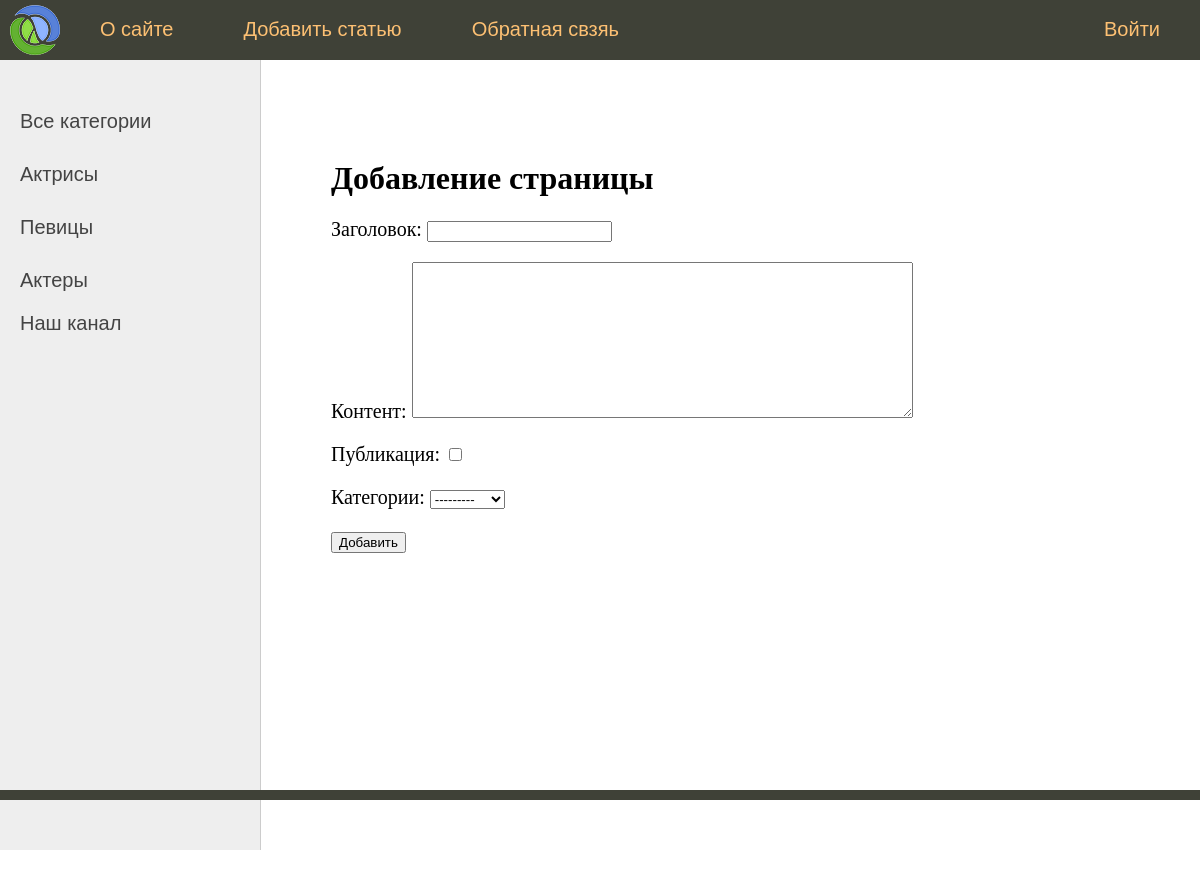
The page /addpage/ on the database its author committed.
### site1/models.py (models this page shows)
class Category(models.Model):
    name = models.CharField(max_length=100, db_index=True)
    def __str__(self):
        return self.name
    def get_absolute_url(self):
        return reverse('category', kwargs={'cat_id':self.pk})

### site1/views.py (the view)
# urls.py: path('addpage/', addpage , name='add_page'),
def addpage(request):
    if request.method == 'POST':
        form = AddPostForm(request.POST)
        if form.is_valid():
           try:
               siteq.objects.create(**form.cleaned_data)
               return redirect('home')
           except:
               form.add_error(None, 'ошибка при добавлении формы')
    else:
        form = AddPostForm()
    posts = siteq.objects.all()
    cats = Category.objects.all()
    return render(request, 'site1/addpage.html', {'menu': menu, 'form': form, 'title': 'Добавление страницы', 'posts':posts, 'cats': cats})

### site1/forms.py
class AddPostForm(forms.Form):
    title = forms.CharField(max_length = 255, label = 'Заголовок')
    content = forms.CharField(widget = forms.Textarea(attrs={'cols':60, 'rows': 10}), label= 'Контент')
    is_published = forms.BooleanField(label = 'Публикация', required=False)
    cat = forms.ModelChoiceField(queryset=Category.objects.all(), label= 'Категории')

### site1/templates/site1/addpage.html (shortened to what this page needs)
{% extends 'site1/base.html' %}
{% block content %}
<h1>{{title}}</h1>
<form action="{% url 'add_page' %}" method ='post'>
    {{ form.as_p }}
    <button type = 'submit'>Добавить</button>
</form>
{% endblock %}

### site1/templates/site1/base.html (shortened to what this page needs)
{% load static %}
<!DOCTYPE html>
<html>
<head>
	<link type="text/css" href="{% static 'site1/css/styles.css' %}" rel="stylesheet" />
</head>
<body>
<table class="table-page" border=0 cellpadding="0" cellspacing="0">
<tr><td valign=top>
{% block mainmenu %}
		<div class="header">
			<ul id="mainmenu" class="mainmenu">
			<li class="logo"><a href="{% url 'home' %}"><div class="logo"></div></a></li>
{% for m in menu %}
	{% if not forloop.last %}
			<li><a href="{% url m.url_name %}">{{m.title}}</a></li>
	{% else %}
			<li class="last"><a href="{% url m.url_name %}">{{m.title}}</a></li>
	{% endif %}
{% endfor %}
			</ul>
		</div>
{% endblock mainmenu %}
<table class="table-content" border=0 cellpadding="0" cellspacing="0">
<tr>
	<td valign="top" class="left-chapters">
	<ul id="leftchapters">
{% if cat_selected == 0 %}
		<li class="selected">Все категории</li>
{% else %}
		<li><a href="{% url 'home' %}">Все категории</a></li>
{% endif %}
{% for c in cats %}
	{% if c.pk == cat_selected %}
		<li class="selected">{{c.name}}</li>
	{% else %}
		<li><a href="{{ c.get_absolute_url }}">{{c.name}}</a></li>
	{% endif %}
{% endfor %}
		<p>Наш канал</p>
	</ul>
</td>
<td valign="top" class="content">
	<div class="content-text">
{% block content %}
{% endblock %}
	</div>
</td></tr></table>
</td></tr>
<tr><td valign=top>
	<div id="footer">
	</div>
</td></tr></table>
</body>
</html>

### site1/static/site1/css/styles.css (style rules this page uses)
html, body { font-family: 'Arial'; margin: 0; padding: 0; height: 100%; width: 100%; color: #444; }
a { color: #0059b2; text-decoration: none; }
.table-page { width: 100%; height: 100%; vertical-align: top; }
.table-page tr { height: 100%; }
.header { background: #3F4137; height: 60px; }
.logo { background: url('../images/logo.png') no-repeat 10px 5px; width: 70px; height: 60px; }
ul.mainmenu { list-style: none; margin: 0; padding: 0; height: 60px; color: #fdc073; font-size: 20px; overflow: hidden; }
ul.mainmenu li { float: left; margin: 18px 40px 0 30px; }
ul.mainmenu li.logo { margin: 0; }
ul.mainmenu li.last { float: right; }
ul.mainmenu li a { color: #fdc073; text-decoration: none; }
.table-content { width: 100%; min-height: 100%; height: 100%; }
.left-chapters { margin: 0; background: #eee; border-right: 1px solid #ccc; min-height: 100%; }
.left-chapters ul { width: 230px; min-height: 100%; margin: 0; padding: 20px 10px 10px 20px; list-style: none; font-size: 20px; }
.left-chapters ul li { margin: 30px 0 0 0; color: #999; }
.left-chapters ul li a { color: #444; text-decoration: none; }
.content { padding: 40px 20px 20px 40px; width: 100%; box-sizing: border-box; }
.content-text { margin: 60px 0 0 30px; color: #000; font-size: 20px; font-family: Yandex Sans Display Light; }
.content-text h1 { font-size: 32px; }
#footer { box-sizing: border-box; background: #3F4137; padding: 5px; color: #aaa; font-size: 14px; font-family: Verdana, Geneva, Arial, Helvetica; text-align: left; overflow: hidden; }

### rows shown on the page
Category: name "Актрисы"
Category: name "Певицы"
Category: name "Актеры"

### other values the page prints
{{ m.title }} "О сайте" "Добавить статью" "Обратная свзяь"
{{ m.title }} "Войти"
{{ title }} "Добавление страницы"
